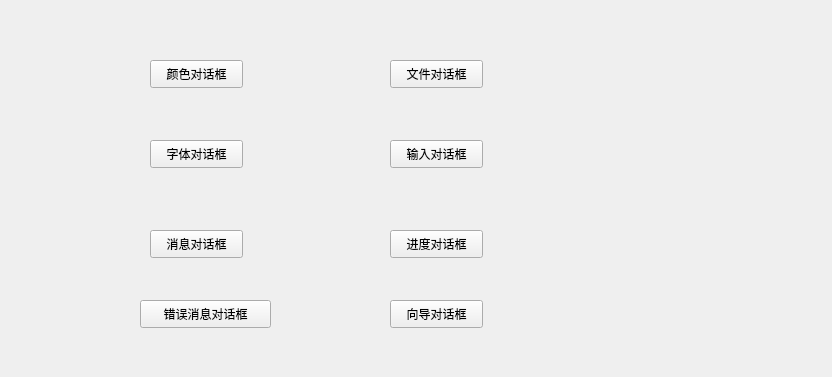
<?xml version="1.0" encoding="UTF-8"?>
<ui version="4.0">
 <class>MyWidget</class>
 <widget class="QWidget" name="MyWidget">
  <property name="geometry">
   <rect>
    <x>0</x>
    <y>0</y>
    <width>832</width>
    <height>377</height>
   </rect>
  </property>
  <property name="windowTitle">
   <string>123</string>
  </property>
  <widget class="QPushButton" name="pushButton">
   <property name="geometry">
    <rect>
     <x>150</x>
     <y>60</y>
     <width>93</width>
     <height>28</height>
    </rect>
   </property>
   <property name="text">
    <string>颜色对话框</string>
   </property>
  </widget>
  <widget class="QPushButton" name="pushButton_2">
   <property name="geometry">
    <rect>
     <x>150</x>
     <y>140</y>
     <width>93</width>
     <height>28</height>
    </rect>
   </property>
   <property name="text">
    <string>字体对话框</string>
   </property>
  </widget>
  <widget class="QPushButton" name="pushButton_3">
   <property name="geometry">
    <rect>
     <x>140</x>
     <y>300</y>
     <width>131</width>
     <height>28</height>
    </rect>
   </property>
   <property name="text">
    <string>错误消息对话框</string>
   </property>
  </widget>
  <widget class="QPushButton" name="pushButton_4">
   <property name="geometry">
    <rect>
     <x>390</x>
     <y>60</y>
     <width>93</width>
     <height>28</height>
    </rect>
   </property>
   <property name="text">
    <string>文件对话框</string>
   </property>
  </widget>
  <widget class="QPushButton" name="pushButton_5">
   <property name="geometry">
    <rect>
     <x>390</x>
     <y>140</y>
     <width>93</width>
     <height>28</height>
    </rect>
   </property>
   <property name="text">
    <string>输入对话框</string>
   </property>
  </widget>
  <widget class="QPushButton" name="pushButton_6">
   <property name="geometry">
    <rect>
     <x>390</x>
     <y>230</y>
     <width>93</width>
     <height>28</height>
    </rect>
   </property>
   <property name="text">
    <string>进度对话框</string>
   </property>
  </widget>
  <widget class="QPushButton" name="pushButton_7">
   <property name="geometry">
    <rect>
     <x>150</x>
     <y>230</y>
     <width>93</width>
     <height>28</height>
    </rect>
   </property>
   <property name="text">
    <string>消息对话框</string>
   </property>
  </widget>
  <widget class="QPushButton" name="pushButton_8">
   <property name="geometry">
    <rect>
     <x>390</x>
     <y>300</y>
     <width>93</width>
     <height>28</height>
    </rect>
   </property>
   <property name="text">
    <string>向导对话框</string>
   </property>
  </widget>
 </widget>
 <resources/>
 <connections/>
</ui>
